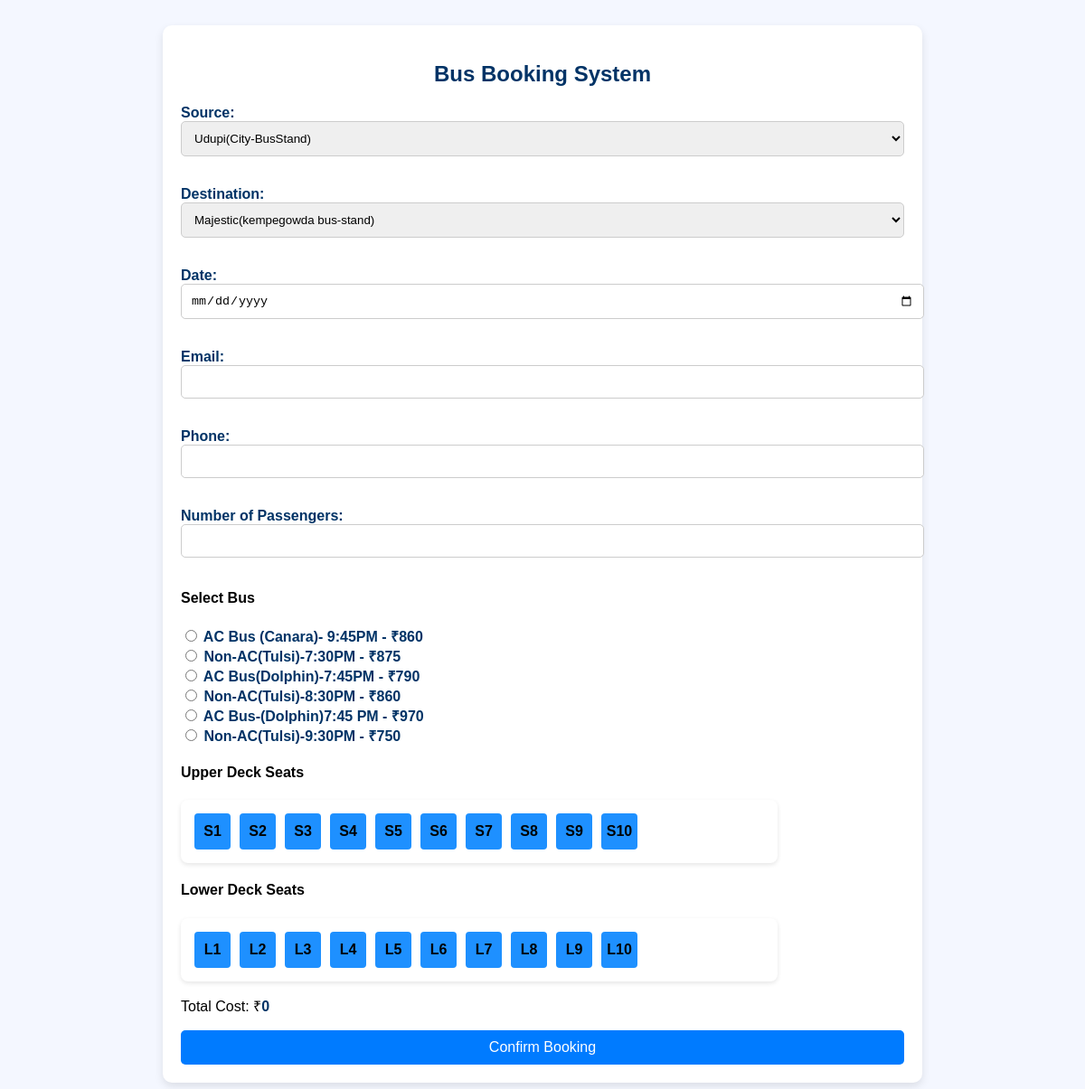
The page / on the database its author committed.
### tables this page shows
CREATE TABLE IF NOT EXISTS `buses` (
  `id` int(11) NOT NULL AUTO_INCREMENT,
  `bus_name` varchar(100) NOT NULL,
  `bus_time` time NOT NULL,
  `cost` int(11) NOT NULL,
  PRIMARY KEY (`id`)
);

### index.php (the view, shortened to what this page needs)
<?php
$conn = new mysqli("localhost", "root", "", "register_db");
$buses = $conn->query("SELECT * FROM buses ORDER BY id DESC");
?>
<!DOCTYPE html>
<html>
<head>
</head>
<body>
<div class="container">
<h2>Bus Booking System</h2>
<form method="POST">
    <label>Source:
        <select name="source" required>
            <option>Udupi(City-BusStand)</option>
        </select>
    </label><br><br>
    <label>Destination:
        <select name="destination" required>
            <option>Majestic(kempegowda bus-stand)</option>
        </select>
    </label><br><br>
    <label>Date:
        <input type="date" name="travel_date" id="travel_date" required>
    </label><br><br>
    <label>Email: <input type="email" name="email" required></label><br><br>
    <label>Phone: <input type="text" name="phone" maxlength="10" required></label><br><br>
    <label>Number of Passengers:
        <input type="number" name="num_passengers" id="num_passengers" min="1" max="6" required>
    </label>
    <h4>Select Bus</h4>
    <?php while ($b = $buses->fetch_assoc()): ?>
        <label>
            <input type="radio" name="bus" value="<?= $b['id'] ?>"> <?= htmlspecialchars($b['bus_name']) ?> - ₹<?= $b['cost'] ?>
        </label><br>
    <?php endwhile; ?>
    <h4>Upper Deck Seats</h4>
    <div id="topSeats"></div>
    <h4>Lower Deck Seats</h4>
    <div id="bottomSeats"></div>
    <p>Total Cost: ₹<span id="totalCost">0</span></p>
    <button type="submit" name="confirm_booking">Confirm Booking</button>
</form>
</div>
</body>
</html>

### index.php (style rules this page uses)
body { font-family: Arial, sans-serif; padding: 20px; background-color: #f4f7ff; }
.container { max-width: 800px; margin: auto; background: white; padding: 20px; border-radius: 10px; box-shadow: 0 4px 10px rgba(0, 0, 0, 0.1); }
h2 { text-align: center; color: #003366; }
form label { font-weight: bold; color: #003366; }
form select, form input[type="date"], form input[type="email"], form input[type="text"], form input[type="number"] { width: 100%; padding: 10px; margin-bottom: 15px; border: 1px solid #ccc; border-radius: 5px; }
form button { width: 100%; padding: 10px; background-color: #007BFF; color: white; border: none; border-radius: 5px; cursor: pointer; font-size: 16px; }
#topSeats, #bottomSeats { display: flex; flex-wrap: wrap; width: 80%; background: #ffffff; padding: 10px; border-radius: 8px; box-shadow: 0 2px 5px rgba(0, 0, 0, 0.1); }
#totalCost { font-weight: bold; color: #003366; }

### rows shown on the page
buses: bus_name "AC Bus (Canara)- 9:45PM", cost "860"
buses: bus_name "Non-AC(Tulsi)-7:30PM", cost "875"
buses: bus_name "AC Bus(Dolphin)-7:45PM", cost "790"
buses: bus_name "Non-AC(Tulsi)-8:30PM", cost "860"
buses: bus_name "AC Bus-(Dolphin)7:45 PM", cost "970"
buses: bus_name "Non-AC(Tulsi)-9:30PM", cost "750"
